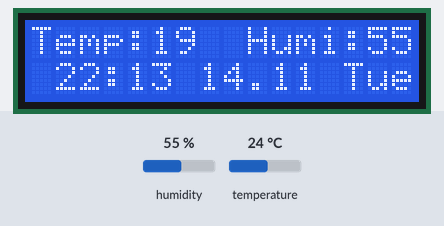
Bench run of a sketch on a simulated Arduino Uno, built with avr-gcc and run on an emulated ATmega328P. Shown: 16×2 character LCD. The test bench sets the inputs (shaded band); at power-on: humidity 55 %, temperature 24 °C. The local clock reads 2024-03-15 10:24:30 at power-on unless the sketch sets it; what the sketch prints to the serial monitor is not drawn.

Above: at 6.9 s.
7.0 s: humidity set to 22 %
At 13.5 s:
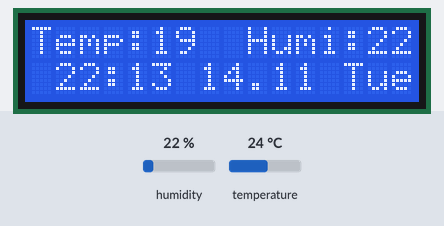
13.8 s: temperature set to 12 °C
At 19.1 s:
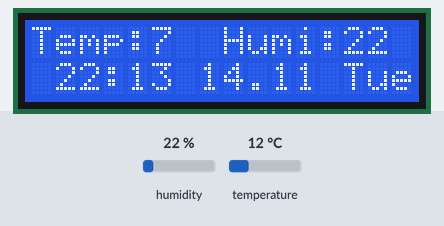
20.6 s: humidity set to 40 %
At 25.7 s:
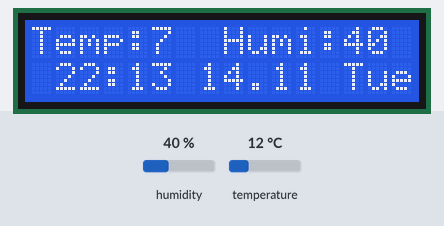
27.4 s: temperature set to 19 °C
At 31.1 s:
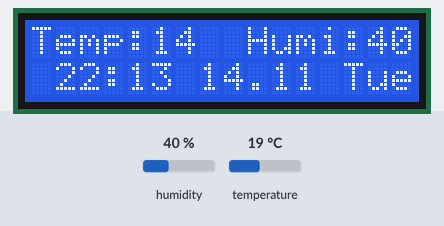
Timing chart, 0 to 32.6 s (numbered marks = the images above; inputs shaded):
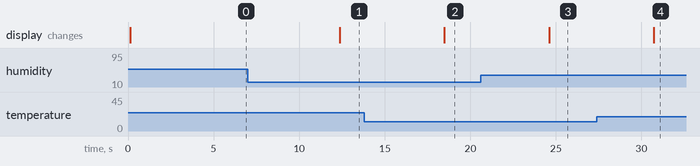

The sketch:

RoomInfo.ino
```cpp
#include <SimpleDHT.h>
#include <LiquidCrystal_I2C.h>
#include <RtcDS1302.h>
#include <ThreeWire.h>


int cali_fac_temp= -5 ; //Value in degrees (Calibrated for Belgrage) (Humidity NOT CALIBRATED!)
// for DHT11,
//      VCC: 5V
//      GND: GND
//      DATA: 2 (Digital)
// for LCD
//      VCC: 5V
//      GND: GND
//      SDA: A4 (Analog)
//      SCL: A5 (Analog)
int pinDHT11 = 2; // Pin alocation

SimpleDHT11 dht11(pinDHT11); //Pin Alocation
LiquidCrystal_I2C lcd(0x27, 16, 2); //LCD alocation
ThreeWire myWire(7,6,8); // DAT,CLK,RST
RtcDS1302<ThreeWire>Rtc(myWire); // Groping the wires


void setup() {
  Serial.begin(9200);
  //Initializing Real Time Clock
  Rtc.Begin();

  RtcDateTime currentTime=RtcDateTime(__DATE__,__TIME__);
  Rtc.SetDateTime(currentTime);
}

void loop() {
//Activating Real Time clock
  RtcDateTime now = Rtc.GetDateTime();
   // DTH read without samples.
  byte temperature = 0;
  byte humidity = 0;
  int err = SimpleDHTErrSuccess;
  if ((err = dht11.read(&temperature, &humidity, NULL)) != SimpleDHTErrSuccess) {
    Serial.print("Read DHT11 failed, err="); Serial.println(err);delay(1000);
    return;
  }

  temperature=temperature+cali_fac_temp; //Calibration factor included

  //Initializing LCD
  lcd.begin();

  int dow = now.DayOfWeek();

  lcd.backlight();
  lcd.setCursor(0,0);
  lcd.print("Temp:"); lcd.print((int)temperature);lcd.print ("  "); lcd.print ("Humi:"); lcd.print((int)humidity);
  lcd.setCursor(1,1);
  lcd.print(now.Hour()); lcd.print (":"); lcd.print(now.Minute()); lcd.print(" "); lcd.print (now.Day()); lcd.print("."); lcd.print (now.Month());lcd.print (" "); Serial.println(now.Hour());

  //Printing out Day of Week using switch case
  switch(dow){
     case 1:
     lcd.print("Mon");
     break;
     case 2:
     lcd.print("Tue");
     break;
     case 3:
     lcd.print("Wed");
     break;
     case 4:
     lcd.print("Thu");
     break;
     case 5:
     lcd.print("Fri");
     break;
     case 6:
     lcd.print("Sat");
     break;
     case 0:
     lcd.print("Sun");

     break;}

  //Every minute update
  delay(6000);
}
```

Measured:
- after the input at 7.0 s, the display: changes after 5.4 s (image 1)
- after the input at 13.8 s, the display: changes after 4.7 s (image 2)
- after the input at 20.6 s, the display: changes after 4.0 s (image 3)
- after the input at 27.4 s, the display: changes after 3.3 s (image 4)
